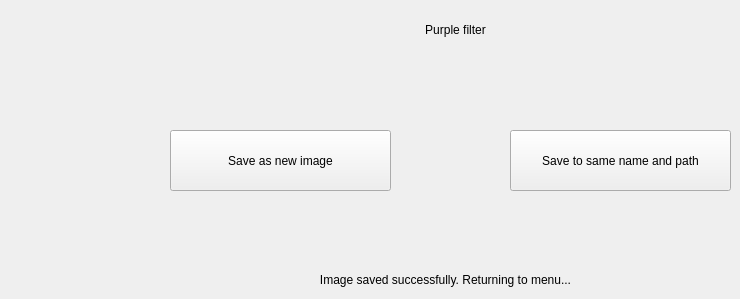
    <widget class="QWidget" name="purple">
     <widget class="QLabel" name="purple_menu">
      <property name="geometry">
       <rect>
        <x>260</x>
        <y>20</y>
        <width>391</width>
        <height>20</height>
       </rect>
      </property>
      <property name="text">
       <string>Purple filter</string>
      </property>
      <property name="alignment">
       <set>Qt::AlignCenter</set>
      </property>
     </widget>
     <widget class="QPushButton" name="purple_savenew">
      <property name="geometry">
       <rect>
        <x>170</x>
        <y>130</y>
        <width>221</width>
        <height>61</height>
       </rect>
      </property>
      <property name="text">
       <string>Save as new image</string>
      </property>
     </widget>
     <widget class="QPushButton" name="purple_savesame">
      <property name="geometry">
       <rect>
        <x>510</x>
        <y>130</y>
        <width>221</width>
        <height>61</height>
       </rect>
      </property>
      <property name="text">
       <string>Save to same name and path</string>
      </property>
     </widget>
     <widget class="QLabel" name="purple_savesuccessful">
      <property name="geometry">
       <rect>
        <x>280</x>
        <y>270</y>
        <width>331</width>
        <height>20</height>
       </rect>
      </property>
      <property name="text">
       <string>Image saved successfully. Returning to menu...</string>
      </property>
      <property name="alignment">
       <set>Qt::AlignCenter</set>
      </property>
     </widget>
    </widget>
